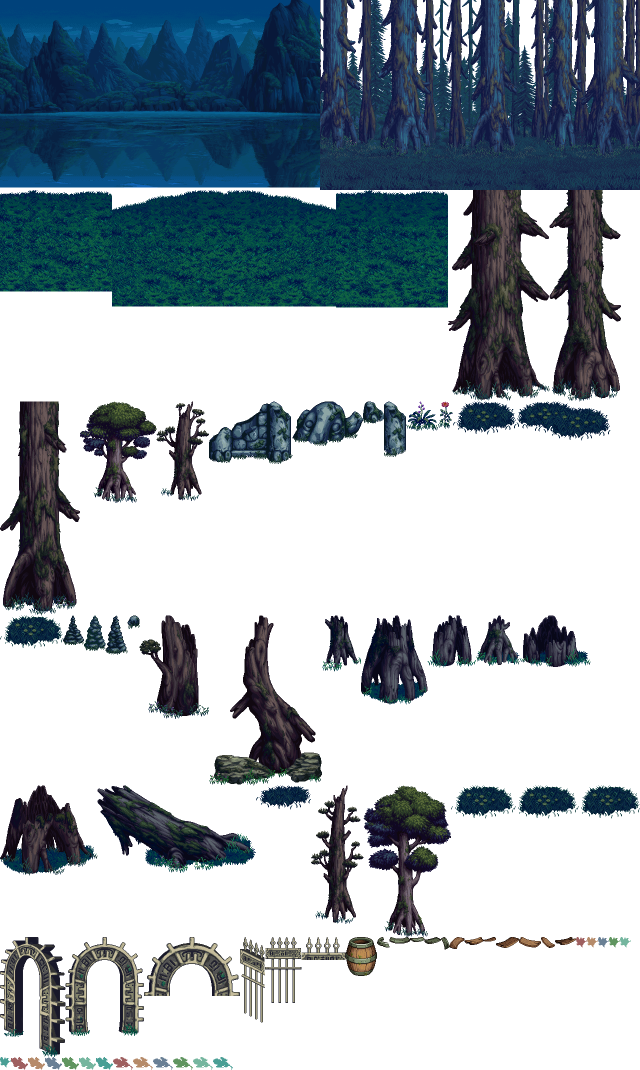
#> input picture assets/forest.png, 1280 x 2139 px (shown at 1/2 size)
$ python measure-reference-deep-mid.py
#> lines starting #> are read from the running program, lines starting #| are printed output that depends on the picture
### scripts/client_pvf.py
"""Read selected files and script tokens from a local DNF PVF archive."""
import struct
import numpy as np

class PvfArchive:
    def __init__(self, source):
        self.stream = source.open('rb')
        try:
            size, = struct.unpack('<I', self.stream.read(4))
            self.stream.read(size)
            self.version, size, key, count = struct.unpack('<4I', self.stream.read(16))
            self.base = self.stream.tell() + size
            tree = self._decrypt(self.stream.read(size), key)
            self.entries = {}
            pos = 0
            for _ in range(count):
                _, length = struct.unpack_from('<2I', tree, pos)
                pos += 8
                name = tree[pos:pos+length].decode('cp949', errors='replace').replace('\\', '/').lower()
                pos += length
                self.entries[name] = struct.unpack_from('<3I', tree, pos)
                pos += 12
            self.strings = self.read('stringtable.bin')
        except BaseException:
            self.stream.close()
            raise

    # [23 lines left out: functions _decrypt, read, tokens, not called in this run]

    def __enter__(self):
        return self

    def __exit__(self, *args):
        self.stream.close()

### scripts/measure-reference-deep-mid.py
#!/usr/bin/env python3
"""Verify the remaining eight route midgrounds against native map data and bark.

Regions were identified by an exploratory texture scan. This repeatable check
uses fixed source patches, not a search that changes its expectations to fit
the implementation. Reference frames are evidence only, never game assets.
"""
import argparse
import hashlib
import json
from pathlib import Path

import cv2
import numpy as np
from PIL import Image

from client_animation import parse_animation
from client_pvf import PvfArchive

ROOT = Path(__file__).resolve().parent.parent
EVIDENCE = ROOT / 'docs/reference-evidence'
PROFILES = [
    ('42', 1, 3, '46-room42', 'map/mirkwooddeep/h434(1,2).map', 0,
     [(28, 450, 100), (72.5, 65, 100), (73.5, 65, 100)]),
    ('43', 2, 3, '02-room43', 'map/mirkwooddeep/n423(2,3).map', 0,
     [(74.25, 450, 160), (90.25, 175, 160), (104.25, 450, 100)]),
    ('33', 2, 2, '50-room33', 'map/mirkwooddeep/n433(2,2).map', 11,
     [(125, 450, 100), (133, 10, 100), (146, 450, 100)]),
    ('23', 2, 1, '51-room23', 'map/mirkwooddeep/n432(2,2).map', 46,
     [(150, 505, 220), (180, 450, 100)]),
    ('13', 2, 0, '52-room13', 'map/mirkwooddeep/n412(2,0).map', 41,
     [(190, 340, 100), (210, 10, 100), (235.5, 10, 100), (271.5, 340, 100)]),
    ('14', 3, 0, '53-room14', 'map/mirkwooddeep/402.map', 0,
     [(260, 330, 100, 20, 24), (261.3, 330, 100, 20, 24)]),
    ('24', 3, 1, '54-room24', 'map/mirkwooddeep/n410(3,0).map', 0,
     [(277, 450, 160), (281, 395, 220), (293, 10, 100), (307, 450, 160)]),
    ('25', 4, 1, '55-room25', 'map/mirkwooddeep/b417(4,1).map', 0,
     [(312, 210, 100, 20, 24), (314.5, 570, 100, 20, 24),
      (319, 550, 130, 20, 24), (330, 270, 100, 20, 24), (370, 150, 100, 20, 24)]),
]


def reference_path(room, prefix, time):
    if room == '43':
        return EVIDENCE / f'02-room43-{time:06.2f}.png'
    if room == '14' and time == 261.3:
        return EVIDENCE / '53-room14-maximum-camera-reference.png'
    if room == '25':
        return EVIDENCE / f'58-room25-closeback-{time}-reference.png'
    return EVIDENCE / f'{prefix}-{time}-reference.png'


def measure(client):
    atlas = np.array(Image.open(ROOT / 'assets/forest.png').convert('RGBA'))
#> atlas is the input picture: shape (2139, 1280, 4); mean R, G, B, A 11.3, 22, 29.7, 104.2
    mid = atlas[:380, 640:1280]
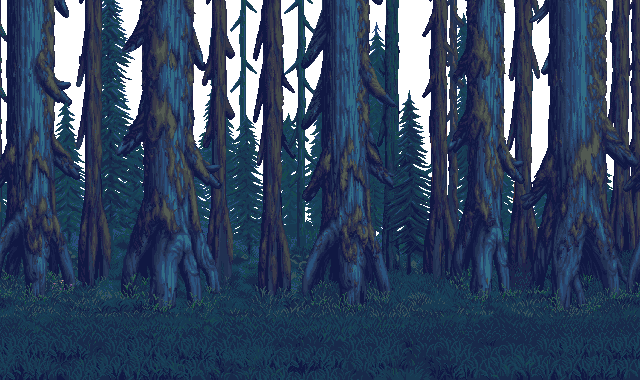
#> mid: shape (380, 640, 4); mean R, G, B, A 29.1, 47.2, 74.1, 230.6; transparent parts drawn white
    rooms = []
    with PvfArchive(client / 'Script.pvf') as pvf:
        ani_entry = 'map/mirkwooddeep/animation/mid1.ani'
        animation = parse_animation(pvf.read(ani_entry))
        assert animation['paths'] == ['Map/02mid0.img']
        for room, col, row, prefix, map_entry, origin, samples in PROFILES:
            tokens = pvf.tokens(map_entry)
            index = next(i for i, item in enumerate(tokens) if item[1] == '[middle sight scroll]')
            scroll = tokens[index + 1][1] / 100
            assert scroll == .9 and [7, 'Animation/mid1.ani'] in tokens
            cameras = json.loads((EVIDENCE / f'{prefix}-camera.json').read_text())
            measurements = []
            for sample in samples:
                time, sx, sy = sample[:3]
                sw, sh = sample[3:] or (28, 32)
                camera = next(c['camera_px'] for c in cameras if c['t'] == time)
                source = mid[sy:sy + sh, sx:sx + sw]
                scaled = cv2.resize(source, None, fx=1.125, fy=1.125)
                mask = (scaled[:, :, 3] > 230).astype('uint8') * 255
                path = reference_path(room, prefix, time)
                reference = cv2.imread(str(path), 0)[:240]
                scores = cv2.matchTemplate(reference,
                    cv2.cvtColor(scaled[:, :, :3], cv2.COLOR_RGB2GRAY),
                    cv2.TM_CCOEFF_NORMED, mask=mask)
                scores = np.nan_to_num(scores, nan=-1, posinf=-1, neginf=-1)
                scores[:120, :160] = -1  # chat overlay
                scores[:130, 600:] = -1  # radar overlay
                _, score, _, (x, y) = cv2.minMaxLoc(scores)
                expected_x = -(camera + origin * 1.125) * scroll
                actual_x = x - sx * 1.125
                actual_x += round((expected_x - actual_x) / 720) * 720
                error_x = actual_x - expected_x
                phase_y = y - sy * 1.125
                assert score > .84 and abs(error_x) < 1.5, (room, time, score, error_x)
                assert abs(phase_y + 106.5) <= 1.5, (room, time, phase_y)
                # Inset the resampling boundary by one pixel for Canvas checks.
                w, h = scaled.shape[1] - 1, scaled.shape[0] - 1
                measurements.append(dict(time=time, camera_px=camera,
                    reference=path.name, source_rect=[sx, sy, sw, sh],
                    roi=[x, y, w, h], correlation=score,
                    native_scroll_error_px=error_x, inferred_screen_y=phase_y))
            rooms.append(dict(room=room, col=col, row=row, originX=origin,
                map_entry=map_entry, map_sha256=hashlib.sha256(pvf.read(map_entry)).hexdigest(),
                scroll=scroll, screenY=-106.5, screenScale=1.125, samples=measurements))
    return dict(animation_entry=ani_entry, animation=animation, rooms=rooms,
        limits='Visible midground regions only. Room 14 has two nearby eastern cameras; its scroll ratio is declared by the client map. Vertical phase permits 1.5px sampling uncertainty. Far layer, props and interactions remain open.')


if __name__ == '__main__':
    parser = argparse.ArgumentParser(description=__doc__)
    parser.add_argument('--client', type=Path, default=Path('/mnt/c/dnf/地下城与勇士'))
    parser.add_argument('--out', type=Path, default=EVIDENCE / '86-deep-mid-measurement.json')
    args = parser.parse_args()
#> (the run stopped early here; a loop or call above may not have finished)
